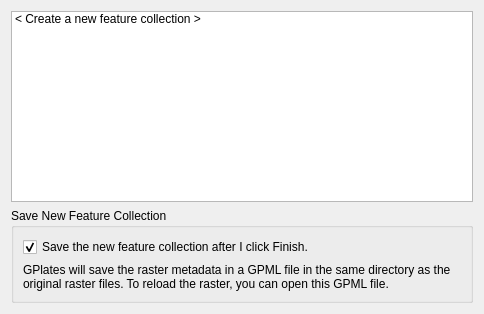
<?xml version="1.0" encoding="UTF-8"?>
<ui version="4.0">
 <class>RasterFeatureCollectionPage</class>
 <widget class="QWizardPage" name="RasterFeatureCollectionPage">
  <property name="geometry">
   <rect>
    <x>0</x>
    <y>0</y>
    <width>484</width>
    <height>314</height>
   </rect>
  </property>
  <property name="windowTitle">
   <string>WizardPage</string>
  </property>
  <layout class="QVBoxLayout" name="verticalLayout_2">
   <item>
    <widget class="QListWidget" name="feature_collections_listwidget">
     <item>
      <property name="text">
       <string>&lt; Create a new feature collection &gt;</string>
      </property>
     </item>
    </widget>
   </item>
   <item>
    <widget class="QGroupBox" name="groupBox">
     <property name="title">
      <string>Save New Feature Collection</string>
     </property>
     <layout class="QVBoxLayout" name="verticalLayout">
      <item>
       <widget class="QCheckBox" name="save_checkbox">
        <property name="text">
         <string>Save the new feature collection after I click Finish.</string>
        </property>
        <property name="checked">
         <bool>true</bool>
        </property>
       </widget>
      </item>
      <item>
       <widget class="QLabel" name="label_2">
        <property name="text">
         <string>GPlates will save the raster metadata in a GPML file in the same directory as the original raster files. To reload the raster, you can open this GPML file.</string>
        </property>
        <property name="wordWrap">
         <bool>true</bool>
        </property>
       </widget>
      </item>
     </layout>
    </widget>
   </item>
  </layout>
 </widget>
 <resources>
  <include location="../qt-resources/qt_widgets.qrc"/>
 </resources>
 <connections/>
</ui>
